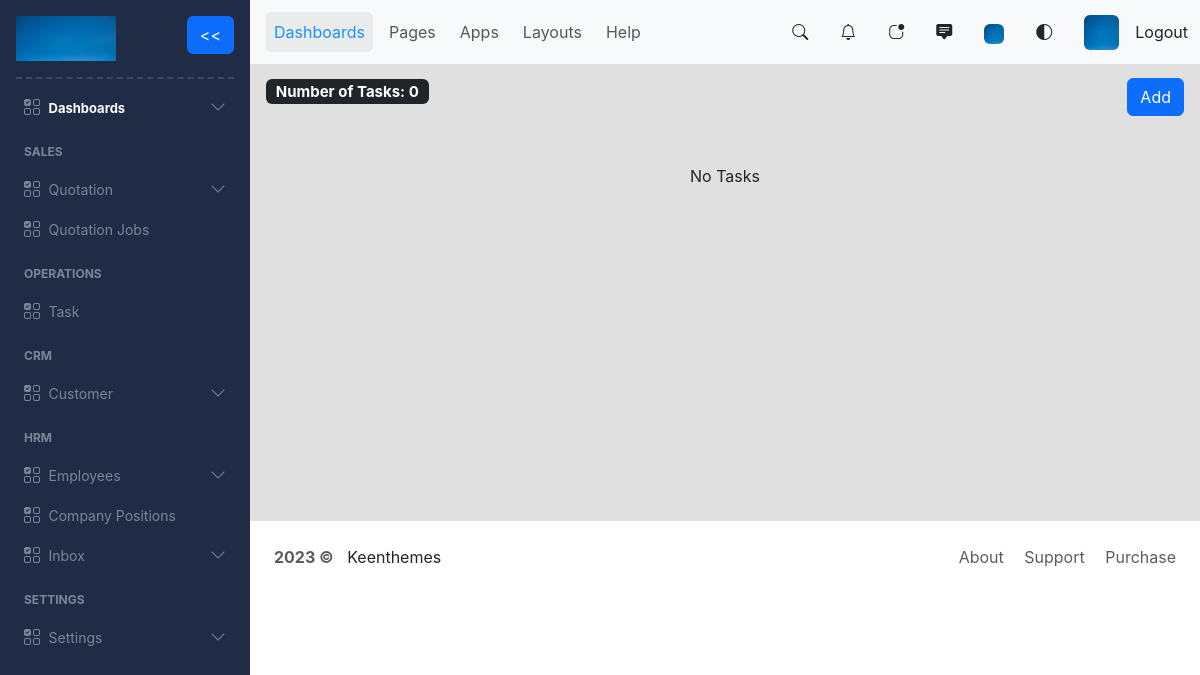
The page /view_tasks (signed in) on the database as committed earlier.
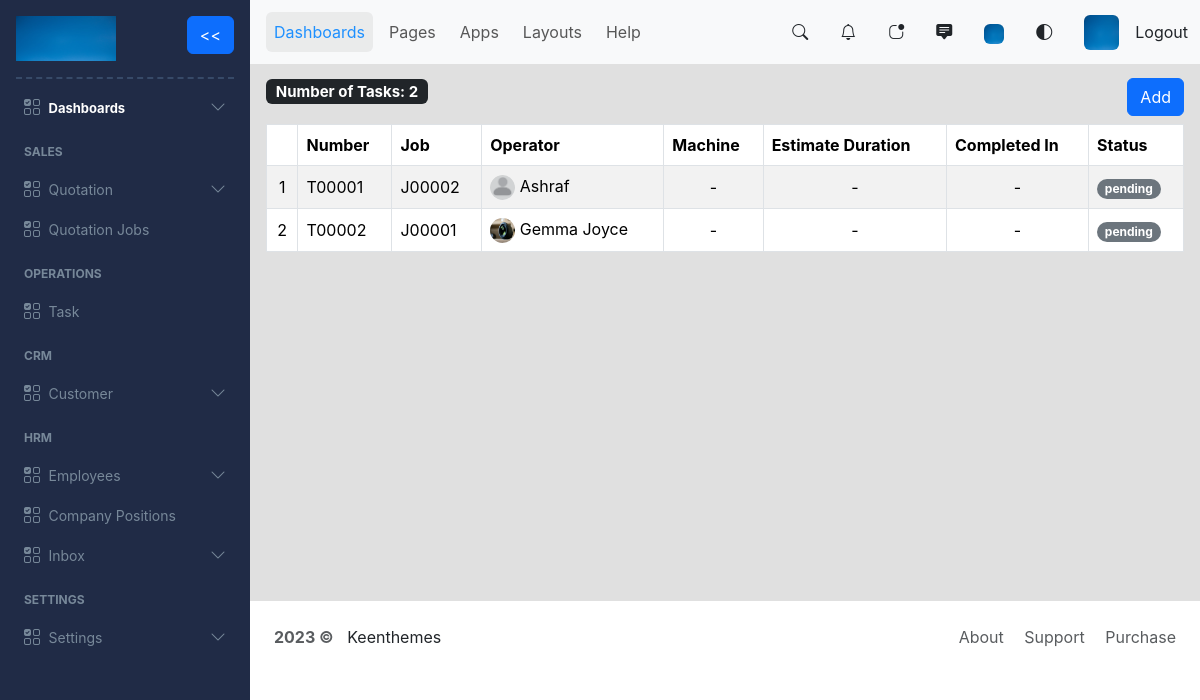
The same page on the database as committed later.
### myapp/models.py (models this page shows, shortened)
class Task(models.Model):
    status_choices=( ('pending', 'Pending'), ('in_progress', 'In Progress'), ('completed', 'Completed') )
    id = models.UUIDField(primary_key=True, default=uuid.uuid4, unique=True, editable=False)
    job_id = models.ForeignKey(QuotationJob, on_delete=models.CASCADE)
    operator_id = models.ForeignKey(Employee, on_delete=models.CASCADE)
    machine_id = models.ForeignKey(Machine, on_delete=models.CASCADE, null=True, blank=True)
    estimate_duration = models.DurationField(null=True, blank=True)
    completed_in = models.DurationField(null=True, blank=True)
    status = models.CharField(max_length=30, choices=status_choices, default='pending')
    sequential_code = models.CharField(max_length=50, null=True, blank=True, unique=True)

class QuotationJob(models.Model):
    id = models.UUIDField(primary_key=True, default=uuid.uuid4, unique=True, editable=False)
    quotation_id = models.ForeignKey(Quotation, on_delete=models.CASCADE)
    length = models.FloatField(null=False, blank=False)
    width = models.FloatField(null=False, blank=False)
    height = models.FloatField(null=False, blank=False)
    remarks = models.CharField(max_length=700, null=True, blank=True)
    quantity = models.IntegerField(null=False, blank=False)
    attachment = models.FileField(null=True, blank=True)
    sequential_code = models.CharField(max_length=50, null=True, blank=True, unique=True)
    def __str__(self):
        return str(self.sequential_code)

class Employee(models.Model):
    id = models.UUIDField(primary_key=True, default=uuid.uuid4, unique=True, editable=False)
    name = models.CharField(max_length=30)
    designation = models.ForeignKey(EmployeeDesignation, on_delete=models.CASCADE)
    address = models.CharField(max_length=150)
    contact_one = models.IntegerField()
    contact_two =models.IntegerField()
    email = models.EmailField()
    profile_image = models.ImageField(null=True, blank=True, upload_to="employees_profile/")

### myapp/views.py (the view)
# urls.py: path('view_tasks', views.viewTasks, name='view_tasks'),
@login_required
def viewTasks(request):
    tasks = Task.objects.all()
    tasks_exist = tasks.exists()
    number_of_tasks = tasks.count()
    return render(request, 'task/view_tasks.html', {'tasks': tasks, 'tasks_exist': tasks_exist, 'number_of_tasks': number_of_tasks})

### myapp/templates/task/view_tasks.html
{% extends 'index.html' %}
{% block content %}
{% load static %}
<div class='d-flex justify-content-between'>
    <h5> <span class="badge bg-dark">Number of Tasks:  {{ number_of_tasks }}</span> </h5>
    <a href = "{% url 'create_customer' %}"class="btn btn-primary">Add</a>
</div>
{% if tasks_exist %}
<div class='table-responsive'>
    <table class="table table-striped mt-2 align-middle table-bordered">
        <thead>
        <tr>
            <th scope="col"></th>
            <th scope="col">Number</th>
            <th scope="col">Job</th>
            <th scope="col">Operator</th>
            <th scope="col">Machine</th>
            <th scope="col">Estimate Duration</th>
            <th scope="col">Completed In</th>
            <th scope="col">Status</th>
        </tr>
        </thead>
        <tbody>
        {% for task in tasks %}
            <tr style="height: 42px;">
                <td class="text-center">{{forloop.counter}}</td>
                <td><a href="" style="text-decoration: none; color: black;">{{task.sequential_code}}</a></td>
                <td><a href="" style="text-decoration: none; color: black;">{{task.job_id}}</a></td>
                <td>
                    <a href="" style="text-decoration: none; color: black;">
                    {% if task.operator_id.profile_image %}
                        <img src="{{task.operator_id.profile_image.url}}" alt="Profile not loading..." style="width: 25px; height: 25px; border-radius: 50%;">
                    {% else %}
                        <img src="{% static 'image/default.png' %}" alt="Profile not loading..." style="width: 25px; height: 25px; border-radius: 50%;">
                    {% endif %}
                    </a>
                    <a href="" style="text-decoration: none; color: black;">{{task.operator_id.name}}</a>
                </td>
                {% if task.machine_id %}
                    <td><a href="" style="text-decoration: none; color: black;">{{task.machine_id}}</a></td>
                {% else %}
                    <td class="text-center"><span>-</pspan></td>
                {% endif %}
                {% if task.estimate_duration %}
                    <td><a href="" style="text-decoration: none; color: black;">{{task.estimate_duration}}</a></td>
                {% else %}
                    <td  class="text-center"><span>-</span></td>
                {% endif %}
                {% if task.completed_in %}
                    <td><a href="" style="text-decoration: none; color: black;">{{task.completed_in}}</a></td>
                {% else %}
                    <td  class="text-center"><span>-</span></td>
                {% endif %}
                <td><a href="" style="text-decoration: none; color: black;">
                    {% if task.status == 'pending' %}
                        <span class="badge bg-secondary rounded-pill">{{task.status}}</span>
                    {% elif task.status == 'in_progress' %}
                        <span class="badge bg-warning rounded-pill">{{task.status}}</span>
                    {% else %}
                        <span class="badge bg-success rounded-pill">{{task.status}}</span>
                    {% endif %}
                </a>
                </td>
            </tr>
        {% endfor %}
        </tbody>
    </table>
</div>
{% else %}
<div class="d-flex justify-content-center">
    <span class="pt-5">No Tasks</span>
</div>
{% endif %}
{% endblock content %}

Rows that differ between the two databases and show on the page:
added Task: sequential_code "T00001", job_id "J00002", operator_id.name "Ashraf", status "pending"
added Task: sequential_code "T00002", job_id "J00001", operator_id.profile_image (picture), operator_id.name "Gemma Joyce", status "pending"
Other text that changed with them:
{{ number_of_tasks }}: "0" → "2"
text no longer shown: "No Tasks"
text now shown: "Number Job Operator Machine Estimate Duration Completed In Status"
